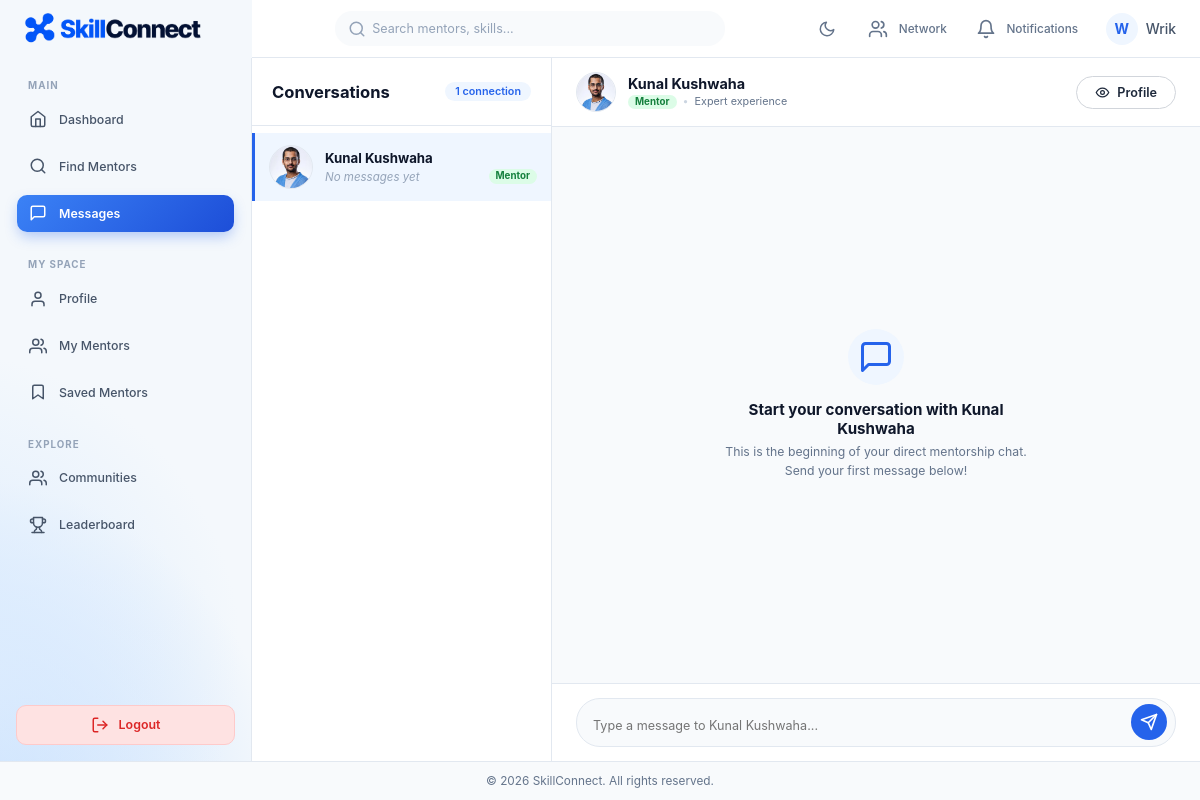
The app's page /messages.php (signed in) with its own data.
### tables this page shows
CREATE TABLE `mentorships` (
  `request_id` int NOT NULL AUTO_INCREMENT,
  `trainer_id` int NOT NULL,
  `trainee_id` int NOT NULL,
  `status` enum('pending','accepted','rejected') NOT NULL DEFAULT 'pending',
  `created_at` timestamp NULL DEFAULT CURRENT_TIMESTAMP,
  PRIMARY KEY (`request_id`),
  KEY `idx_mentorships_status` (`status`),
  KEY `idx_mentorships_trainer_status` (`trainer_id`,`status`),
  KEY `idx_mentorships_trainee_status` (`trainee_id`,`status`),
  CONSTRAINT `mentorships_ibfk_1` FOREIGN KEY (`trainer_id`) REFERENCES `users` (`user_id`) ON DELETE CASCADE,
  CONSTRAINT `mentorships_ibfk_2` FOREIGN KEY (`trainee_id`) REFERENCES `users` (`user_id`) ON DELETE CASCADE
);

CREATE TABLE `users` (
  `user_id` int NOT NULL AUTO_INCREMENT,
  `name` varchar(100) NOT NULL,
  `email` varchar(100) NOT NULL,
  `password_hash` varchar(255) NOT NULL,
  `profile_photo` varchar(255) DEFAULT 'default.jpg',
  `bio` text,
  `exp_level` enum('Beginner','Intermediate','Expert') DEFAULT NULL,
  `role` enum('trainee','trainer') NOT NULL,
  `is_admin` tinyint(1) NOT NULL DEFAULT '0',
  `created_at` timestamp NULL DEFAULT CURRENT_TIMESTAMP,
  `security_question` varchar(255) DEFAULT NULL,
  `security_answer_hash` varchar(255) DEFAULT NULL,
  `onboarding_completed` tinyint(1) NOT NULL DEFAULT '1',
  `last_login` timestamp NULL DEFAULT NULL,
  PRIMARY KEY (`user_id`),
  UNIQUE KEY `email` (`email`),
  KEY `idx_users_role` (`role`),
  KEY `idx_users_is_admin` (`is_admin`),
  KEY `idx_users_onboarding` (`onboarding_completed`)
);

### includes/helpers.php (called while the page is built, shortened)
<?php
if (!function_exists('getProfilePhotoUrl')) {
    function getProfilePhotoUrl(?string $photo, ?string $name, int $size = 120): string
    {
        $safePhoto = basename((string)$photo);
        $scriptDir = str_replace('\\', '/', dirname((string)($_SERVER['SCRIPT_NAME'] ?? '')));
        $prefix = in_array(basename($scriptDir), ['admin', 'actions'], true) ? '../' : '';
        return $prefix . 'assets/images/profile/' . rawurlencode($safePhoto);
    }
}

### messages.php (the view, shortened to what this page needs)
<?php
require_once __DIR__ . '/includes/db_connect.php';
require_once __DIR__ . '/includes/helpers.php';
$current_user_id = (int) getCurrentUserId();
$current_user_role = (string) ($_SESSION['role'] ?? 'trainee');
$connected_contacts = [];
try {
    $contactsStmt = $pdo->prepare("
        SELECT
            u.user_id,
            u.name,
            u.email,
            u.role,
            u.profile_photo,
            u.exp_level,
            m.request_id,
            (
                SELECT message
                FROM notifications
                WHERE notification_type = 'message'
                  AND ((sender_user_id = :me1 AND recipient_user_id = u.user_id)
                    OR (sender_user_id = u.user_id AND recipient_user_id = :me2))
                ORDER BY created_at DESC, notification_id DESC
                LIMIT 1
            ) AS last_message,
            (
                SELECT created_at
                FROM notifications
                WHERE notification_type = 'message'
                  AND ((sender_user_id = :me3 AND recipient_user_id = u.user_id)
                    OR (sender_user_id = u.user_id AND recipient_user_id = :me4))
                ORDER BY created_at DESC, notification_id DESC
                LIMIT 1
            ) AS last_message_time,
            (
                SELECT COUNT(*)
                FROM notifications
                WHERE notification_type = 'message'
                  AND sender_user_id = u.user_id
                  AND recipient_user_id = :me5
                  AND is_read = 0
            ) AS unread_count
        FROM mentorships m
        JOIN users u ON (
            (m.trainer_id = :me6 AND m.trainee_id = u.user_id)
            OR
            (m.trainee_id = :me7 AND m.trainer_id = u.user_id)
        )
        WHERE m.status = 'accepted'
        ORDER BY
            (last_message_time IS NOT NULL) DESC,
            last_message_time DESC,
            u.name ASC
    ");
    $contactsStmt->execute([
        'me1' => $current_user_id,
        'me2' => $current_user_id,
        'me3' => $current_user_id,
        'me4' => $current_user_id,
        'me5' => $current_user_id,
        'me6' => $current_user_id,
        'me7' => $current_user_id,
    ]);
    $connected_contacts = $contactsStmt->fetchAll(PDO::FETCH_ASSOC);
} catch (PDOException $e) {
    error_log("Messages Contacts Fetch Error: " . $e->getMessage());
}
$contacts_by_id = [];
foreach ($connected_contacts as $c) {
    $contacts_by_id[(int)$c['user_id']] = $c;
}
$active_contact = null;
if (isset($_GET['user_id']) && is_numeric($_GET['user_id'])) {
    $requested_id = (int) $_GET['user_id'];
    if (isset($contacts_by_id[$requested_id])) {
        $active_contact = $contacts_by_id[$requested_id];
    } else {
        try {
            $userCheck = $pdo->prepare("SELECT name FROM users WHERE user_id = ? LIMIT 1");
            $userCheck->execute([$requested_id]);
            $targetUser = $userCheck->fetch(PDO::FETCH_ASSOC);
            if ($targetUser) {
                $_SESSION['error'] = "You can only message mentors or mentees who have an accepted connection with you.";
            } else {
                $_SESSION['error'] = "User was not found.";
            }
        } catch (PDOException $e) {
            $_SESSION['error'] = "Could not open conversation.";
        }
        header("Location: messages.php");
        exit;
    }
} else {
    if (!empty($connected_contacts)) {
        $active_contact = $connected_contacts[0];
    }
}
$chat_messages = [];
if ($active_contact) {
    $active_id = (int) $active_contact['user_id'];
    try {
        $messagesStmt = $pdo->prepare("
            SELECT
                n.notification_id,
                n.sender_user_id,
                n.recipient_user_id,
                n.message,
                n.created_at,
                u.name AS sender_name,
                u.profile_photo AS sender_photo
            FROM notifications n
            JOIN users u ON n.sender_user_id = u.user_id
            WHERE n.notification_type = 'message'
              AND (
                (n.sender_user_id = :me1 AND n.recipient_user_id = :other1)
                OR
                (n.sender_user_id = :other2 AND n.recipient_user_id = :me2)
              )
            ORDER BY n.created_at ASC, n.notification_id ASC
        ");
        $messagesStmt->execute([
            'me1' => $current_user_id,
            'other1' => $active_id,
            'other2' => $active_id,
            'me2' => $current_user_id,
        ]);
        $chat_messages = $messagesStmt->fetchAll(PDO::FETCH_ASSOC);
    } catch (PDOException $e) {
        error_log("Messages Fetch Error: " . $e->getMessage());
    }
}
if (file_exists('includes/header.php')) {
    require_once 'includes/header.php';
}
?>
<div class="messages-page-wrapper">
    <div class="messages-layout-container">
        <?php if (empty($connected_contacts)): ?>
            <div class="messages-empty-view">
                <div class="messages-empty-icon-wrap">
                    <svg viewBox="0 0 24 24" width="48" height="48" fill="none" stroke="currentColor" stroke-width="1.8" stroke-linecap="round" stroke-linejoin="round">
                        <path d="M21 15a2 2 0 0 1-2 2H7l-4 4V5a2 2 0 0 1 2-2h14a2 2 0 0 1 2 2z"></path>
                    </svg>
                </div>
                <h3>No Connected Conversations Yet</h3>
                <p>Direct messaging is only available between connected mentors and mentees. Once a mentorship request is accepted, your chat will unlock automatically!</p>
                <?php if ($current_user_role === 'trainee'): ?>
                    <a href="search.php" class="btn btn-primary" style="margin-top: 1rem;">
                        <svg viewBox="0 0 24 24" width="16" height="16" fill="none" stroke="currentColor" stroke-width="2" stroke-linecap="round" stroke-linejoin="round" style="margin-right: 6px;">
                            <circle cx="11" cy="11" r="8"></circle>
                            <line x1="21" y1="21" x2="16.65" y2="16.65"></line>
                        </svg>
                        Find a Mentor
                    </a>
                <?php else: ?>
                    <a href="mentorships.php" class="btn btn-primary" style="margin-top: 1rem;">
                        <svg viewBox="0 0 24 24" width="16" height="16" fill="none" stroke="currentColor" stroke-width="2" stroke-linecap="round" stroke-linejoin="round" style="margin-right: 6px;">
                            <path d="M17 21v-2a4 4 0 0 0-4-4H5a4 4 0 0 0-4 4v2"></path>
                            <circle cx="9" cy="7" r="4"></circle>
                        </svg>
                        View Mentorship Requests
                    </a>
                <?php endif; ?>
            </div>
        <?php else: ?>
            <aside class="chat-sidebar <?= !empty($active_contact) ? 'has-active' : '' ?>">
                <div class="chat-sidebar-header">
                    <h2 class="chat-sidebar-title">Conversations</h2>
                    <span class="chat-connections-badge"><?= count($connected_contacts) ?> connection<?= count($connected_contacts) === 1 ? '' : 's' ?></span>
                </div>
                <div class="chat-contacts-list" role="tablist" aria-label="Connected contacts">
                    <?php foreach ($connected_contacts as $contact):
                        $is_active = $active_contact && ((int)$active_contact['user_id'] === (int)$contact['user_id']);
                        $avatar_url = getProfilePhotoUrl($contact['profile_photo'] ?? '', $contact['name'] ?? 'User');
                        $role_label = $contact['role'] === 'trainer' ? 'Mentor' : 'Mentee';
                        $snippet = !empty($contact['last_message']) ? $contact['last_message'] : 'No messages yet';
                    ?>
                        <a href="messages.php?user_id=<?= (int)$contact['user_id'] ?>"
                           class="chat-contact-item <?= $is_active ? 'active' : '' ?>"
                           role="tab"
                           aria-selected="<?= $is_active ? 'true' : 'false' ?>">
                            <div class="chat-avatar-wrap">
                                <img src="<?= $avatar_url ?>" alt="<?= htmlspecialchars($contact['name'], ENT_QUOTES, 'UTF-8') ?>" class="chat-avatar">
                            </div>
                            <div class="chat-contact-info">
                                <div class="chat-contact-top">
                                    <strong class="chat-contact-name"><?= htmlspecialchars($contact['name'], ENT_QUOTES, 'UTF-8') ?></strong>
                                </div>
                                <div class="chat-contact-bottom">
                                    <span class="chat-contact-snippet <?= empty($contact['last_message']) ? 'is-empty' : '' ?>">
                                        <?= htmlspecialchars($snippet, ENT_QUOTES, 'UTF-8') ?>
                                    </span>
                                    <span class="chat-role-pill role-<?= strtolower($role_label) ?>"><?= $role_label ?></span>
                                </div>
                            </div>
                        </a>
                    <?php endforeach; ?>
                </div>
            </aside>
            <main class="chat-main-area">
                <?php if ($active_contact):
                    $active_avatar = getProfilePhotoUrl($active_contact['profile_photo'] ?? '', $active_contact['name'] ?? 'User');
                    $active_role = $active_contact['role'] === 'trainer' ? 'Mentor' : 'Mentee';
                ?>
                    <div class="chat-header">
                        <div class="chat-header-user">
                            <img src="<?= $active_avatar ?>" alt="<?= htmlspecialchars($active_contact['name'], ENT_QUOTES, 'UTF-8') ?>" class="chat-header-avatar">
                            <div>
                                <h3 class="chat-header-name"><?= htmlspecialchars($active_contact['name'], ENT_QUOTES, 'UTF-8') ?></h3>
                                <div class="chat-header-meta">
                                    <span class="chat-role-pill role-<?= strtolower($active_role) ?>"><?= $active_role ?></span>
                                    <?php if (!empty($active_contact['exp_level']) && $active_contact['role'] === 'trainer'): ?>
                                        <span class="chat-meta-sep">•</span>
                                        <span class="chat-meta-exp"><?= htmlspecialchars(ucfirst($active_contact['exp_level']), ENT_QUOTES, 'UTF-8') ?> experience</span>
                                    <?php endif; ?>
                                </div>
                            </div>
                        </div>
                        <div class="chat-header-actions">
                            <a href="profile.php?user_id=<?= (int)$active_contact['user_id'] ?>" class="btn-card-outline" title="View Profile">
                                <svg viewBox="0 0 24 24" width="15" height="15" fill="none" stroke="currentColor" stroke-width="2" stroke-linecap="round" stroke-linejoin="round">
                                    <path d="M2 12s3.6-7 10-7 10 7 10 7-3.6 7-10 7S2 12 2 12Z"/>
                                    <circle cx="12" cy="12" r="3"/>
                                </svg>
                                <span>Profile</span>
                            </a>
                        </div>
                    </div>
                    <div class="chat-stream" id="chat-stream">
                        <?php if (empty($chat_messages)): ?>
                            <div class="chat-welcome-box">
                                <div class="chat-welcome-icon">
                                    <svg viewBox="0 0 24 24" width="36" height="36" fill="none" stroke="currentColor" stroke-width="2" stroke-linecap="round" stroke-linejoin="round">
                                        <path d="M21 15a2 2 0 0 1-2 2H7l-4 4V5a2 2 0 0 1 2-2h14a2 2 0 0 1 2 2z"></path>
                                    </svg>
                                </div>
                                <h4>Start your conversation with <?= htmlspecialchars($active_contact['name'], ENT_QUOTES, 'UTF-8') ?></h4>
                                <p>This is the beginning of your direct mentorship chat. Send your first message below!</p>
                            </div>
                        <?php endif; ?>
                    </div>
                    <div class="chat-input-container">
                        <form action="actions/message_process.php" method="POST" class="chat-input-form" id="chat-send-form">
                            <div class="chat-input-wrapper">
                                <textarea name="message"
                                          id="chat-message-input"
                                          class="chat-textarea"
                                          rows="1"
                                          placeholder="Type a message to <?= htmlspecialchars($active_contact['name'], ENT_QUOTES, 'UTF-8') ?>..."
                                          maxlength="1000"
                                          required
                                          autocomplete="off"></textarea>
                                <button type="submit" class="btn btn-primary chat-send-btn" id="chat-submit-btn" aria-label="Send message">
                                    <svg viewBox="0 0 24 24" width="18" height="18" fill="none" stroke="currentColor" stroke-width="2.2" stroke-linecap="round" stroke-linejoin="round" aria-hidden="true">
                                        <line x1="22" y1="2" x2="11" y2="13"></line>
                                        <polygon points="22 2 15 22 11 13 2 9 22 2"></polygon>
                                    </svg>
                                </button>
                            </div>
                        </form>
                    </div>
                <?php else: ?>
                    <div class="chat-empty-select">
                        <p>Select a connected conversation from the list to start messaging.</p>
                    </div>
                <?php endif; ?>
            </main>
        <?php endif; ?>
    </div>
</div>
<?php
if (file_exists('includes/footer.php')) {
    require_once 'includes/footer.php';
}
?>

### records on screen
mentorships: trainer.name (picture), trainer.name "Kunal Kushwaha", snippet "No messages yet", trainer.role "Mentor", trainer.exp_level "Expert"

### other values on screen
$initials "W"
explode(' ', trim($nav_name))[0] ?: 'Me' "Wrik"
count($connected_contacts) "1"
